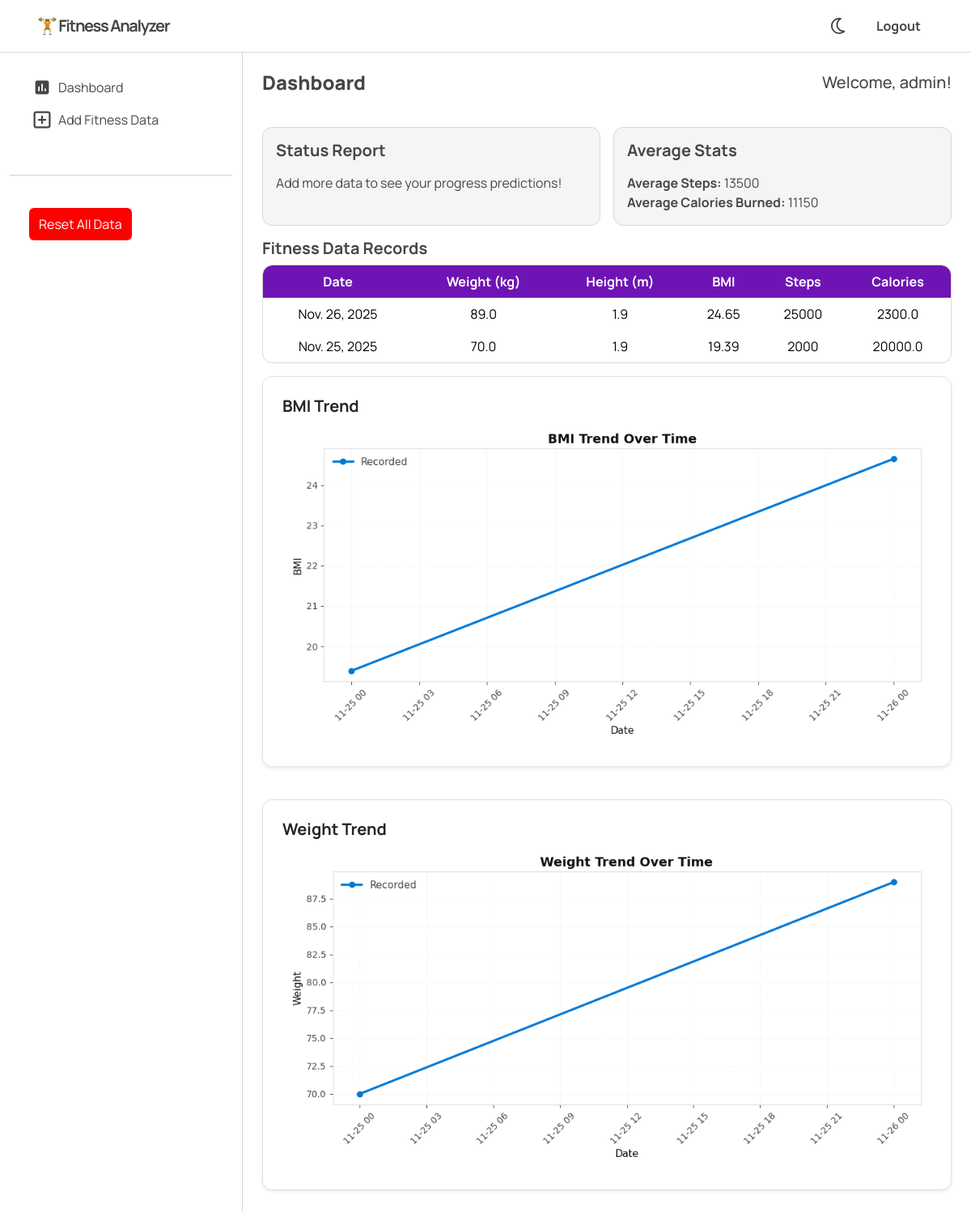
/dashboard/ (signed in), run on the app's committed database.
### dashboard/models.py (models this page shows, shortened)
class FitnessData(models.Model):
    user = models.ForeignKey(User, on_delete=models.CASCADE)
    date = models.DateField(auto_now_add=True)
    weight = models.FloatField()          # in kilograms
    height = models.FloatField()          # in meters
    steps = models.IntegerField(default=0)
    calories_burned = models.FloatField(default=0)
    bmi = models.FloatField(blank=True, null=True)

### dashboard/views.py (the view)
# urls.py: path('', views.dashboard_home, name='dashboard'),
@login_required(login_url='login')
def dashboard_home(request):
    form = FitnessDataForm()
    user_data = FitnessData.objects.filter(user=request.user).order_by('-date')
    weights = np.array([record.weight for record in user_data])
    heights = np.array([record.height for record in user_data])
    steps = np.array([record.steps for record in user_data])
    calories = np.array([record.calories_burned for record in user_data])
    steps = np.array([record.steps for record in user_data])
    calories = np.array([record.calories_burned for record in user_data])
    avg_steps = int(np.mean(steps)) if len(steps) > 0 else 0
    avg_calories = int(np.mean(calories)) if len(calories) > 0 else 0
    if user_data.count() >= 3:  # need at least 3 records for a trend
        weights = np.array([record.weight for record in user_data])
        bmis = np.array([record.bmi for record in user_data])
        steps = np.array([record.steps for record in user_data])
        x = np.arange(1, len(user_data) + 1)
        bmi_slope, bmi_intercept, *_ = stats.linregress(x, bmis)
        step_slope, step_intercept, *_ = stats.linregress(x, steps)
        next_week_bmi = round(bmi_intercept + bmi_slope * (len(user_data) + 1), 2)
        next_week_steps = round(step_intercept + step_slope * (len(user_data) + 1))
        if step_slope > 0:
            motivation = f"🔥 Great work! You’re on track to increase your step count by about {round(step_slope, 1)} steps/day. Keep that momentum!"
        elif bmi_slope < 0:
            motivation = "💪 Your BMI trend is improving — keep maintaining that healthy balance!"
        else:
            motivation = "🌟 You’re maintaining steady progress. Try adding small challenges next week!"
    else:
        next_week_bmi = None
        next_week_steps = None
        motivation = "Add more data to see your progress predictions!"
    dates = [record.date for record in user_data]
    weights = [record.weight for record in user_data]
    bmis = [record.bmi for record in user_data]
    if len(weights) >= 3:
        x_w = np.arange(1, len(weights) + 1)
        weight_slope, weight_intercept, *_ = stats.linregress(x_w, weights)
        next_week_weight = round(weight_intercept + weight_slope * (len(weights) + 1), 2)
    else:
        next_week_weight = None
    bmi_chart_light = generate_chart(dates, bmis, title="BMI Trend Over Time", line_color='#0078d4', dark_mode=False)
    bmi_chart_dark = generate_chart(dates, bmis, title="BMI Trend Over Time", line_color='#6e14b4', dark_mode=True)
    weight_chart_light = generate_chart(dates, weights, title="Weight Trend Over Time", line_color='#0078d4', dark_mode=False)
    weight_chart_dark = generate_chart(dates, weights, title="Weight Trend Over Time", line_color='#6e14b4', dark_mode=True)
    plot_data = len(bmis) > 0
    weight_chart = len(weights) > 0
    context = {
        'form': form,
        'user_data': user_data,
        'avg_steps': avg_steps,
        'avg_calories': avg_calories,
        'plot_data': plot_data,
        'weight_chart': weight_chart,
        "next_week_bmi": next_week_bmi,
        "next_week_weight": next_week_weight,
        "next_week_steps": next_week_steps,
        "motivation": motivation,
        "bmi_chart_light": bmi_chart_light,
        "bmi_chart_dark": bmi_chart_dark,
        "weight_chart_light": weight_chart_light,
        "weight_chart_dark": weight_chart_dark,
    }
    return render(request, 'dashboard/home.html', context)

### dashboard/templates/dashboard/home.html (shortened to what this page needs)
{% extends 'dashboard/base.html' %}
{% load static %}
{% block content %}
<div class="row">
    {% include 'dashboard/components/sidebar.html' %}
    <div class="col-md-9 p-4 main">
        <div class="d-flex flex-column flex-md-row align-items-center justify-content-between mb-4">
            <h1 class="mb-0">Dashboard</h1>
            <h2 class="mb-0 mt-3 mt-md-0 text-center text-md-end h5">Welcome, {{ request.user.username }}!</h2>
        </div>
        <div class="flex-card">
            <div class="flex-card-item">
                <h2 class="statusTitle">Status Report</h2>
                {% if next_week_bmi and next_week_steps %}
                <h5>📅 Next Week’s Fitness Forecast</h5>
                <p>Predicted BMI: <strong>{{ next_week_bmi }}</strong></p>
                <p>Predicted Steps: <strong>{{ next_week_steps }}</strong></p>
                <hr>
                <p class="mb-0">{{ motivation }}</p>
                {% else %}
                <p>{{ motivation }}</p>
                {% endif %}
            </div>
            <div class="flex-card-item">
                <h2 class="statusTitle">Average Stats</h2>
                <p><b>Average Steps:</b> {{ avg_steps }}</p>
                <p><b>Average Calories Burned:</b> {{ avg_calories }}</p>
            </div>
        </div>
        <div class="">
            <h5>Fitness Data Records</h5>
            <div class="table-responsive">
                <table class="table text-center align-middle">
                    <thead>
                        <tr>
                            <th>Date</th>
                            <th>Weight (kg)</th>
                            <th>Height (m)</th>
                            <th>BMI</th>
                            <th>Steps</th>
                            <th>Calories</th>
                        </tr>
                    </thead>
                    <tbody>
                        {% for record in user_data %}
                        <tr>
                            <td>{{ record.date }}</td>
                            <td>{{ record.weight }}</td>
                            <td>{{ record.height }}</td>
                            <td>{{ record.bmi }}</td>
                            <td>{{ record.steps }}</td>
                            <td>{{ record.calories_burned }}</td>
                        </tr>
                        {% empty %}
                        <tr>
                            <td colspan="6">No records yet.</td>
                        </tr>
                        {% endfor %}
                    </tbody>
                </table>
            </div>
        </div>
        <div class="card mb-4 p-4 border shadow-sm">
            <h5>BMI Trend</h5>
            {% if plot_data %}
            <img id="bmiChart" class="img-fluid rounded"
                alt="BMI Chart">
            {% else %}
            <p>No data to display graph.</p>
            {% endif %}
        </div>
        <div class="card mb-4 p-4 border shadow-sm">
            <h5>Weight Trend</h5>
            {% if weight_chart %}
            <img id="weightChart" class="img-fluid rounded"
                alt="Weight Chart">
            {% else %}
            <p>No weight data to display.</p>
            {% endif %}
        </div>
    </div>
</div>
{% endblock %}

### static/global.css (style rules this page uses)
:root { --defaultFontColor: #464646; --defaultBgColor: #ffffff; --defaultPrimaryColor: #6e14b4; --defaultCardBgColor: oklch(0.97 0 0); --defaultBorderColor: #D9D9D9; --navbarMargin: 4rem; --lightmode-navbar-bg: #ffffff; --darkmode-navbar-bg: #393939; --table-header-bg: var(--defaultPrimaryColor); --table-header-color: #ffffff; --table-row-hover-bg: rgba(0, 120, 212, 0.06); --table-row-hover-bg-active: rgba(0, 120, 212, 0.12); --table-outer-border: 1px solid var(--defaultBorderColor); --table-border-radius: 12px; }
* { box-sizing: border-box; }
html { background-color: var(--defaultBgColor); }
body { margin: 0; position: relative; background-color: var(--defaultBgColor); font-family: 'manrope', sans-serif; box-sizing: border-box; color: var(--defaultFontColor); }
img { max-width: 100%; width: auto; height: auto; overflow: hidden; display: block; }
.row { width: 100%; }
.card { border-radius: 12px; box-shadow: rgba(99, 99, 99, 0.2) 0px 2px 8px 0px; }
.statusTitle { font-weight: 700; font-size: 1.25rem; margin-bottom: 1rem; text-align: left; }
.table th, table.table th, table thead th { background-color: var(--table-header-bg); color: var(--table-header-color); border: none !important; }
.table { border-top: none !important; border-bottom: none !important; }
.table>:not(:first-child) { border-top: none !important; }
.table, .table.table-bordered { border: none !important; border-collapse: collapse; border-spacing: 0; width: 100%; margin-bottom: 0; }
.table th, .table td { border: none !important; }
.table thead th:first-child { border-top-left-radius: var(--table-border-radius); }
.table thead th:last-child { border-top-right-radius: var(--table-border-radius); }
.table-responsive { border: 1px solid var(--defaultBorderColor); border-radius: var(--table-border-radius); overflow: hidden; padding: 0; }
.table tbody tr { transition: background-color 0.12s ease; cursor: pointer; }
.table tbody tr td, .table tbody tr th { background-color: transparent !important; }
body, .card, .navbar, .navbar .container, .table, .btn { transition: all 0.3s ease; }
h1 { font-weight: 900; font-size: 1.5rem; }
h5 { font-weight: 700; }
.flex-card-item { flex: 1; background-color: var(--defaultCardBgColor); padding: 1rem; border-radius: 12px; border: 1px solid var(--defaultBorderColor); }
.flex-card-item p { margin: 0 auto; }
.flex-card { display: flex; flex-direction: row; gap: 1rem; }
.main { display: flex; flex-direction: column; row-gap: 1rem; }

### data on the page
FitnessData: date "Nov. 26, 2025", weight "89.0", height "1.9", bmi "24.65", steps "25000", calories_burned "2300.0"
FitnessData: date "Nov. 25, 2025", weight "70.0", height "1.9", bmi "19.39", steps "2000", calories_burned "20000.0"

### other printed values
{{ request.user.username }} "admin"
{{ motivation }} "Add more data to see your progress predictions!"
{{ avg_steps }} "13500"
{{ avg_calories }} "11150"
